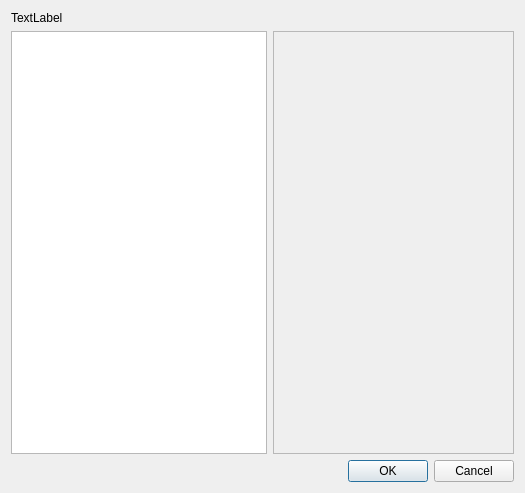
<?xml version="1.0" encoding="UTF-8"?>
<ui version="4.0">
 <class>Dialog</class>
 <widget class="QDialog" name="Dialog">
  <property name="geometry">
   <rect>
    <x>0</x>
    <y>0</y>
    <width>525</width>
    <height>493</height>
   </rect>
  </property>
  <property name="windowTitle">
   <string>Dialog</string>
  </property>
  <layout class="QGridLayout" name="gridLayout_2">
   <item row="2" column="1">
    <widget class="QDialogButtonBox" name="buttonBox">
     <property name="orientation">
      <enum>Qt::Horizontal</enum>
     </property>
     <property name="standardButtons">
      <set>QDialogButtonBox::Cancel|QDialogButtonBox::Ok</set>
     </property>
    </widget>
   </item>
   <item row="1" column="1">
    <layout class="QGridLayout" name="gridLayout">
     <item row="0" column="0">
      <widget class="QGraphicsView" name="graphicsView"/>
     </item>
     <item row="0" column="1">
      <widget class="QScrollArea" name="scrollArea">
       <property name="widgetResizable">
        <bool>true</bool>
       </property>
       <widget class="QWidget" name="scrollAreaWidgetContents">
        <property name="geometry">
         <rect>
          <x>0</x>
          <y>0</y>
          <width>241</width>
          <height>415</height>
         </rect>
        </property>
        <layout class="QVBoxLayout" name="verticalLayout_2"/>
       </widget>
      </widget>
     </item>
    </layout>
   </item>
   <item row="0" column="1">
    <widget class="QLabel" name="label">
     <property name="text">
      <string>TextLabel</string>
     </property>
    </widget>
   </item>
  </layout>
 </widget>
 <resources/>
 <connections>
  <connection>
   <sender>buttonBox</sender>
   <signal>accepted()</signal>
   <receiver>Dialog</receiver>
   <slot>accept()</slot>
   <hints>
    <hint type="sourcelabel">
     <x>227</x>
     <y>471</y>
    </hint>
    <hint type="destinationlabel">
     <x>157</x>
     <y>274</y>
    </hint>
   </hints>
  </connection>
  <connection>
   <sender>buttonBox</sender>
   <signal>rejected()</signal>
   <receiver>Dialog</receiver>
   <slot>reject()</slot>
   <hints>
    <hint type="sourcelabel">
     <x>295</x>
     <y>477</y>
    </hint>
    <hint type="destinationlabel">
     <x>286</x>
     <y>274</y>
    </hint>
   </hints>
  </connection>
 </connections>
</ui>
